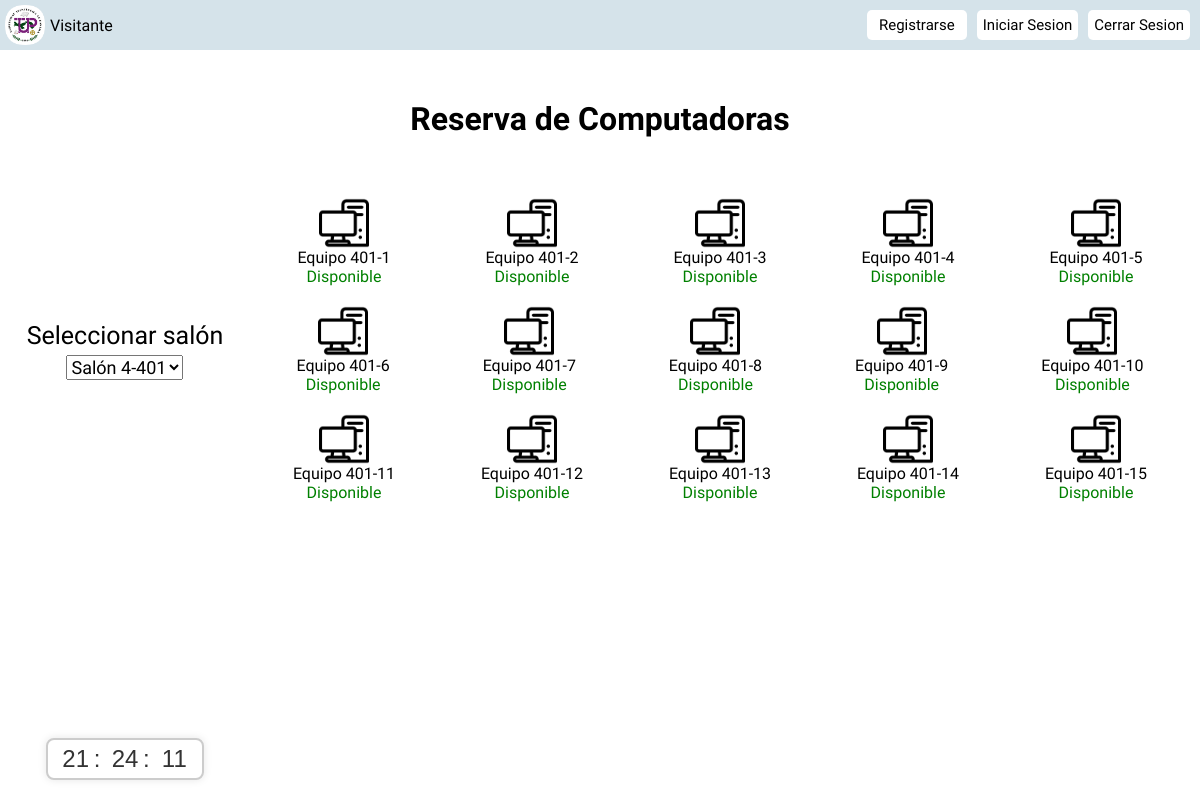
The page / on the database its author committed.
### tables this page shows
CREATE TABLE computadoras (
    id INT AUTO_INCREMENT PRIMARY KEY,
    img VARCHAR(255),
    name VARCHAR(255),
    status VARCHAR(255),
    id_salon INT,
    FOREIGN KEY (id_salon) REFERENCES salones(id),
    id_reserva INT,
    FOREIGN KEY (id_reserva) REFERENCES reservas(id)
);

### controller/Controller.php (called while the page is built, shortened)
<?php
require_once('model/Model.php');
class Controller
{
    private $model;
    public function __construct()
    {
        $this->model = new Model();
    }
    public function Home()
    {
        require('view/home.php');
    }
    public function GetComputersController()
    {
        return $this->model->GetComputersModel();
    }
    public function GetSalonesController()
    {
        return $this->model->GetSalonesModel();
    }
}

### model/DB.php (called while the page is built)
<?php
class DB {
    public static function StartUp() {
        try {
            $pdo = new PDO(
                'mysql:host=' . DB_HOST . ';dbname=' . DB_NAME . ';charset=utf8', DB_USER, DB_PASSWORD
            );
            $pdo->setAttribute(PDO::ATTR_ERRMODE, PDO::ERRMODE_EXCEPTION);
            return $pdo;
        } catch (PDOException $e) {
            die($e->getMessage());
        }
    }
}

### model/Model.php (called while the page is built, shortened)
<?php
require_once('model/DB.php');
class Model
{
    private $pdo;
    public function __CONSTRUCT()
    {
        try {
            $this->pdo = DB::StartUp();
        } catch (Exception $e) {
            die($e->getMessage());
        }
    }
    public function GetComputersModel()
    {
        try {
            $sql = "SELECT * FROM computadoras";
            $stmt = $this->pdo->prepare($sql);
            $stmt->execute();
            $result = $stmt->fetchAll(PDO::FETCH_ASSOC);
            return $result;
        } catch (Exception $e) {
            die($e->getMessage());
        }
    }
    public function GetSalonesModel()
    {
        try {
            $sql = "SELECT * FROM salones";
            $stmt = $this->pdo->prepare($sql);
            $stmt->execute();
            $result = $stmt->fetchAll(PDO::FETCH_ASSOC);
            return $result;
        } catch (Exception $e) {
            die($e->getMessage());
        }
    }
}

### view/home.php (the view, shortened to what this page needs)
<?php
$controller = new Controller();
$salones = $controller->GetSalonesController();
$equipos = $controller->GetComputersController();
$equiposPorLinea = 5;
$totalEquipos = count($equipos);
?>
<!DOCTYPE html>
<html lang="en">
<head>
    <link rel="stylesheet" href="public/css/home.css">
    <link rel="stylesheet" href="public/css/reloj.css">
</head>
<body>
    <nav>
        <div class="img-label">
            <img src="public/img/utp-icon.png" alt="utp">
            <label>
                <?php
                if (isset($_SESSION['user_name'])) {
                    echo $_SESSION['user_name'];
                } else {
                    echo 'Visitante';
                }
                ?>
            </label>
        </div>
        <div class="botones">
            <a href="?op=register"><button type="button">Registrarse</button></a>
            <a href="?op=login"><button type="button">Iniciar Sesion</button></a>
            <a href="?op=logout"><button type="button">Cerrar Sesion</button></a>
        </div>
    </nav>
    <div class="titulo">
        <h1>Reserva de Computadoras</h1>
    </div>
    <section class="section-principal">
        <section class="section-1">
            <div class="selec-salon">
                <div id="reloj">
                    <span id="horas">00</span>:
                    <span id="minutos">00</span>:
                    <span id="segundos">00</span>
                </div>
                <label>Seleccionar salón</label>
                <select name="select" id="salonSelect">
                    <?php
                    foreach ($salones as $salon) {
                        echo '<option value="' . $salon['id'] . '">' . $salon['name'] . '</option>';
                    }
                    ?>
                </select>
            </div>
        </section>
        <section class="section-2">
            <div class="equipos">
                <?php for ($i = 0; $i < $totalEquipos; $i += $equiposPorLinea) : ?>
                    <div class="linea linea<?= ($i / $equiposPorLinea + 1) ?>">
                        <?php for ($j = $i; $j < min($i + $equiposPorLinea, $totalEquipos); $j++) :
                            $equipo = $equipos[$j]; ?>
                            <?php
                            $statusClass = ($equipo['status'] == 'Disponible') ? 'available' : 'occupied'; ?>
                            <div class="eq eq<?= $equipo['id'] ?> <?= $statusClass ?>" data-salon-id="<?= $equipo['id_salon'] ?>">
                                <img id="equipo-<?= $equipo['id'] ?>" src="public/img/pc.png" alt="pc<?= $equipo['id'] ?>">
                                <label><?= $equipo['name'] ?></label>
                                <p><?= $equipo['status'] ?></p>
                            </div>
                        <?php endfor; ?>
                    </div>
                <?php endfor; ?>
            </div>
        </section>
</body>
</html>

### index.php
<?php
require_once 'controller/Controller.php';
$controller = new Controller();
if (isset($_GET['op'])){
    $opcion = $_GET['op'];
    switch ($opcion){
        case "home": $controller->Home();
            break;
        case "login": $controller->Login();
            break;
        case "loginController": $controller->LoginController();
            break;
        case "profile": $controller->Profile();
            break;
        case "register": $controller->Register();
            break;
        case "registerController": $controller->RegisterController();
            break;
        case "logout": $controller->Logout();
            break;
        case "reserve": $controller->Reserve();
            break;
        case "reserveController": $controller->ReserveController();
            break;
        case "reserveList": $controller->ReserveList();
            break;
        default: $controller->Home();
            break;
    }
}else {
    $controller->Home();
}

### public/css/home.css (style rules this page uses)
body { font-family: 'Crete Round', serif; margin: 0; height: calc(100vh - 134px); }
.titulo { text-align: center; margin-top: 50px; }

### public/css/reloj.css (style rules this page uses)
#reloj { position: absolute; bottom: 0; font-size: 1.5em; font-family: 'Arial', sans-serif; color: #333; background-color: #fff; border: 2px solid #ccc; padding: 5px 10px; border-radius: 8px; display: inline-block; margin: 20px; box-shadow: 0 0 8px rgba(0, 0, 0, 0.1); }
#horas, #minutos, #segundos { display: inline-block; min-width: 1.5em; text-align: center; }

### rows shown on the page
computadoras: name "Equipo 401-1", status "Disponible"
computadoras: name "Equipo 401-2", status "Disponible"
computadoras: name "Equipo 401-3", status "Disponible"
computadoras: name "Equipo 401-4", status "Disponible"
computadoras: name "Equipo 401-5", status "Disponible"
computadoras: name "Equipo 401-6", status "Disponible"
computadoras: name "Equipo 401-7", status "Disponible"
computadoras: name "Equipo 401-8", status "Disponible"
computadoras: name "Equipo 401-9", status "Disponible"
computadoras: name "Equipo 401-10", status "Disponible"
computadoras: name "Equipo 401-11", status "Disponible"
computadoras: name "Equipo 401-12", status "Disponible"
computadoras: name "Equipo 401-13", status "Disponible"
computadoras: name "Equipo 401-14", status "Disponible"
computadoras: name "Equipo 401-15", status "Disponible"

### other values the page prints
form field select "Salón 4-401"
